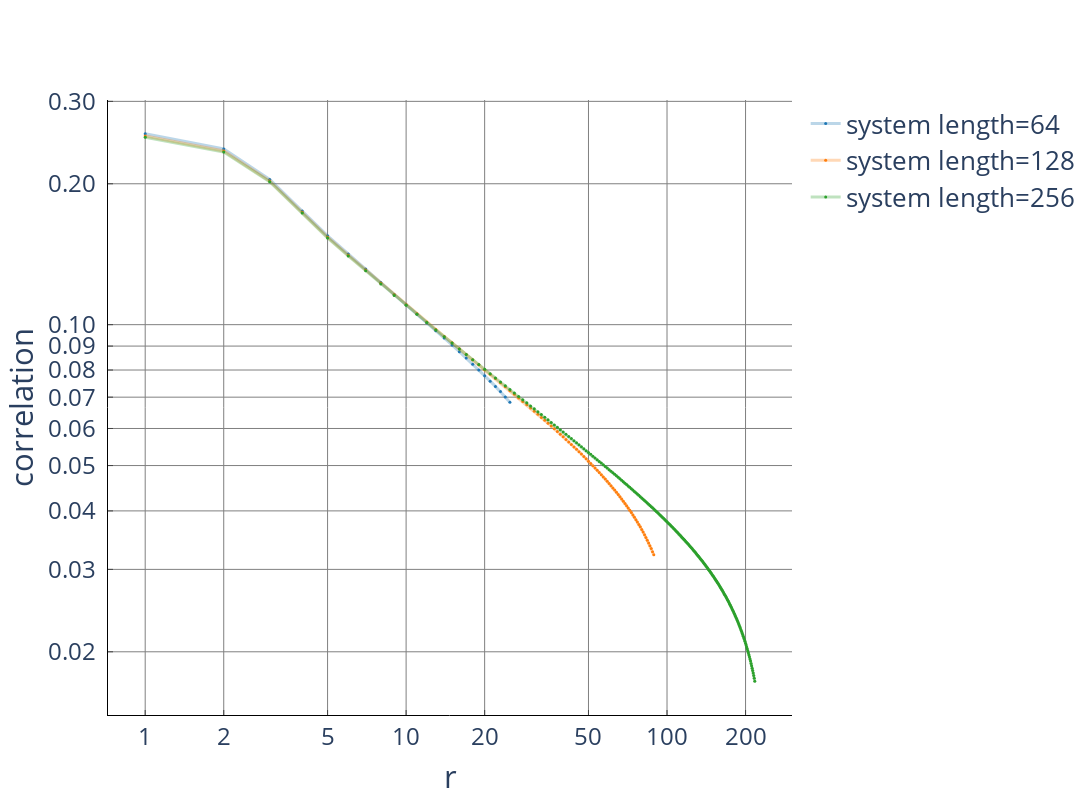

The notebook cell this image was saved under:
### Code cell
a = [64, 128, 256]
file = [[float(j) for j in i.strip().split()] for i in open("./MPS_groundstate/different lengths.txt") if not i.startswith("#")]

figure = go.Figure()
colors = plotly.colors.DEFAULT_PLOTLY_COLORS

for i, l in enumerate(file):
    figure.add_trace(go.Scatter(
        name= 'system length='+str(a[i]),
        mode = 'markers+lines',
        marker=dict(color=colors[i].replace(")", "").replace("rgb", "rgba")+', 1)', size=3),
        line=dict(color=colors[i].replace(")", "").replace("rgb", "rgba")+', 0.3)', width=3),
        x = np.arange(1,len(l)+1),
        y = l)) 

figure.update_xaxes(title_text='r',
                    ticks="inside",
                    nticks = 5, showgrid=True, zeroline=True, linecolor="black", gridcolor="gray", zerolinecolor="black", tickfont=dict(size=24), tickformat=".0f", type="log")
figure.update_yaxes(title_text='correlation',
                    ticks="inside", showgrid=True, zeroline=True, linecolor="black", gridcolor="gray", zerolinecolor="black", tickfont=dict(size=24), tickformat=".2f", type="log")
figure.update_layout(paper_bgcolor='rgba(255, 255, 255, 1)', plot_bgcolor='rgba(255, 255, 255, 1)')
figure.update_layout(font=dict(size=26))
figure.update_layout(height = 800, width = 1200)

figure.show()

figure.write_image("./figures/Correlations-lengths.pdf")
time.sleep(5)
figure.write_image("./figures/Correlations-lengths.pdf")

### Figure 1 — Plotly figure (JSON) as saved in the notebook; plotly's stock layout.template omitted (floating-point values rounded to 4 significant figures; data arrays with more than 128 entries replaced by an {"elided": "..."} marker saying what was removed)
{"data": [{"line": {"color": "rgba(31, 119, 180, 0.3)", "width": 3}, "marker": {"color": "rgba(31, 119, 180, 1)", "size": 3}, "mode": "markers+lines", "name": "system length=64", "type": "scatter", "x": [1, 2, 3, 4, 5, 6, 7, 8, 9, 10, 11, 12, 13, 14, 15, 16, 17, 18, 19, 20, 21, 22, 23, 24, 25], "y": [0.2558, 0.2373, 0.2044, 0.1749, 0.1548, 0.1416, 0.1316, 0.123, 0.116, 0.1103, 0.1054, 0.1009, 0.09706, 0.09365, 0.09053, 0.08756, 0.08485, 0.08234, 0.07997, 0.07778, 0.07573, 0.0738, 0.07196, 0.07006, 0.06827]}, {"line": {"color": "rgba(255, 127, 14, 0.3)", "width": 3}, "marker": {"color": "rgba(255, 127, 14, 1)", "size": 3}, "mode": "markers+lines", "name": "system length=128", "type": "scatter", "x": [1, 2, 3, 4, 5, 6, 7, 8, 9, 10, 11, 12, 13, 14, 15, 16, 17, 18, 19, 20, 21, 22, 23, 24, 25, 26, 27, 28, 29, 30, 31, 32, 33, 34, 35, 36, 37, 38, 39, 40, 41, 42, 43, 44, 45, 46, 47, 48, 49, 50, 51, 52, 53, 54, 55, 56, 57, 58, 59, 60, 61, 62, 63, 64, 65, 66, 67, 68, 69, 70, 71, 72, 73, 74, 75, 76, 77, 78, 79, 80, 81, 82, 83, 84, 85, 86, 87, 88, 89], "y": [0.253, 0.235, 0.2028, 0.1738, 0.1538, 0.1408, 0.1309, 0.1226, 0.1158, 0.1103, 0.1055, 0.1013, 0.09762, 0.09439, 0.09147, 0.08878, 0.08633, 0.08411, 0.08206, 0.08014, 0.07835, 0.07671, 0.07515, 0.07368, 0.07228, 0.07097, 0.06973, 0.06854, 0.06741, 0.06634, 0.06532, 0.06432, 0.06337, 0.06245, 0.06157, 0.06072, 0.0599, 0.05911, 0.05834, 0.05759, 0.05686, 0.05615, 0.05546, 0.05479, 0.05414, 0.05351, 0.0529, 0.05228, 0.05168, 0.05109, 0.05052, 0.04995, 0.04941, 0.04887, 0.04834, 0.04781, 0.04729, 0.04677, 0.04626, 0.04576, 0.04528, 0.04479, 0.04432, 0.04384, 0.04336, 0.04288, 0.04241, 0.04195, 0.04149, 0.04104, 0.0406, 0.04013, 0.03968, 0.03921, 0.03875, 0.0383, 0.03786, 0.03742, 0.03698, 0.03651, 0.03605, 0.03557, 0.03509, 0.03463, 0.03417, 0.03371, 0.03325, 0.03273, 0.03223]}, {"line": {"color": "rgba(44, 160, 44, 0.3)", "width": 3}, "marker": {"color": "rgba(44, 160, 44, 1)", "size": 3}, "mode": "markers+lines", "name": "system length=256", "type": "scatter", "x": {"elided": "217 int values"}, "y": {"elided": "217 float values"}}], "layout": {"font": {"size": 26}, "height": 800, "paper_bgcolor": "rgba(255, 255, 255, 1)", "plot_bgcolor": "rgba(255, 255, 255, 1)", "width": 1200, "xaxis": {"gridcolor": "gray", "linecolor": "black", "nticks": 5, "showgrid": true, "tickfont": {"size": 24}, "tickformat": ".0f", "ticks": "inside", "title": {"text": "r"}, "type": "log", "zeroline": true, "zerolinecolor": "black"}, "yaxis": {"gridcolor": "gray", "linecolor": "black", "showgrid": true, "tickfont": {"size": 24}, "tickformat": ".2f", "ticks": "inside", "title": {"text": "correlation"}, "type": "log", "zeroline": true, "zerolinecolor": "black"}}}
